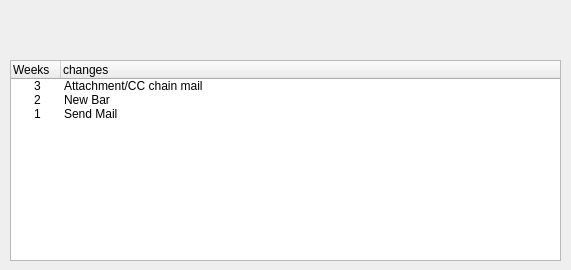
<?xml version="1.0" encoding="UTF-8"?>
<ui version="4.0">
 <class>Dialog</class>
 <widget class="QDialog" name="Dialog">
  <property name="geometry">
   <rect>
    <x>0</x>
    <y>0</y>
    <width>571</width>
    <height>270</height>
   </rect>
  </property>
  <property name="windowTitle">
   <string>CS3800 SMTP Mailer</string>
  </property>
  <property name="windowIcon">
   <iconset>
    <normaloff>bluemail.ico</normaloff>bluemail.ico</iconset>
  </property>
  <widget class="QTreeWidget" name="treeWidget">
   <property name="geometry">
    <rect>
     <x>10</x>
     <y>60</y>
     <width>551</width>
     <height>201</height>
    </rect>
   </property>
   <attribute name="headerDefaultSectionSize">
    <number>50</number>
   </attribute>
   <column>
    <property name="text">
     <string>Weeks</string>
    </property>
   </column>
   <column>
    <property name="text">
     <string>changes</string>
    </property>
   </column>
   <item>
    <property name="text">
     <string>3</string>
    </property>
    <property name="text">
     <string>Attachment/CC chain mail</string>
    </property>
   </item>
   <item>
    <property name="text">
     <string>2</string>
    </property>
    <property name="text">
     <string>New Bar</string>
    </property>
   </item>
   <item>
    <property name="text">
     <string>1</string>
    </property>
    <property name="text">
     <string>Send Mail</string>
    </property>
   </item>
  </widget>
  <widget class="QLabel" name="label">
   <property name="geometry">
    <rect>
     <x>13</x>
     <y>14</y>
     <width>481</width>
     <height>31</height>
    </rect>
   </property>
  </widget>
 </widget>
 <resources/>
 <connections/>
</ui>
